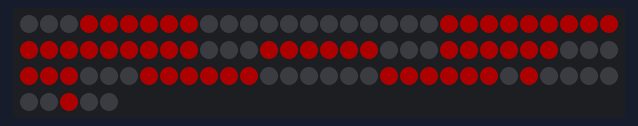
This sketch was run on a simulated ESP8266 (NodeMCU). Parts: 95 RGB LEDs in strip order, left to right, continuing on the next row. Dim RGB values are drawn brighter than linear; WiFi joins after 1.5 s; servers stay silent unless stated; network time is answered at once with the bench clock; the local clock reads 2024-03-15 10:24:30 at power-on unless the sketch sets it.

Above: at 1.6 s.

The sketch:

clock_disp_part2.ino
```cpp
#include <ESP8266WiFi.h>
#include <NTPClient.h>
#include <WiFiUdp.h>
#include <Adafruit_NeoPixel.h>
#define PIN 13
#define NUMPIXELS 95

const char *ssid     = "your wifi ssid";
const char *password = "your wifi password";

WiFiUDP ntpUDP;
NTPClient timeClient(ntpUDP, "pool.ntp.org");

int count = 0;
int period = 500;
unsigned long time_now = 0;
int state = 0;

Adafruit_NeoPixel pixels(NUMPIXELS, PIN, NEO_GRB + NEO_KHZ800);

const int digits[10][7] = {
  {1,2,3,4,5,6},        // 0
  {2,3},                // 1
  {1,2,7,5,4},          // 2
  {1,2,3,4,7},          // 3
  {2,3,6,7},            // 4
  {1,6,7,3,4},          // 5
  {3,4,5,6,7,1},        // 6
  {1,2,3},              // 7
  {1,2,3,4,5,6,7},      // 8
  {1,2,3,4,6,7}         // 9
};

// Length of each digit array
const int digitSize[10] = {
  6,  // 0
  2,  // 1
  5,  // 2
  5,  // 3
  4,  // 4
  5,  // 5
  6,  // 6
  3,  // 7
  7,  // 8
  6   // 9
};

void printDigit(int n, int d, int r, int g, int b) {
  if (n < 0 || n > 9) return;
  if (d < 0 || d > 3) return;
  for(int x=1;x<8;x++)
  {
    count = 0;
    for (int i = 0; i < digitSize[n]; i++)
    {
      if(x != digits[n][i])
      {
       count++;
      }
    }
    if(count!=digitSize[n])
    {
     for(int j=3*(x-1);j<(3*x);j++)
     {
      pixels.setPixelColor(j+(d*21), pixels.Color(r,g,b));
     // delay(1);
     }
    }
    else
    {
     for(int j=3*(x-1);j<(3*x);j++)
     {
       pixels.setPixelColor(j+(d*21), pixels.Color(0,0,0));
       //delay(1);
     }
    }
  }
// delay(10);
 //pixels.show();
}

void clearDigit(int d)
{
  if (d < 0 || d > 3) return;
  for(int i=d*21;i<21+(d*21);i++)
  {
    pixels.setPixelColor(i, pixels.Color(0,0,0));
   // delay(1);
  }
  //delay(10);
 // pixels.show();
}

void disp2digit(unsigned int num,bool sel,uint8_t r,uint8_t g,uint8_t b)
{
  if(num>99)return;
  if(num<10)
  {
    if(sel == false)
    {
    clearDigit(0);
    printDigit(num,1,r,g,b);
    }
    else if(sel == true)
    {
    clearDigit(2);
    printDigit(num,3,r,g,b);
    }
  }
  else
  {
    unsigned int tp = num/10; //get tens place digit
    unsigned int up = num - (tp*10);//get units place digit
    if(sel == false)
    {
      printDigit(tp,0,r,g,b);
      printDigit(up,1,r,g,b);
    }
    else if(sel == true)
    {
      printDigit(tp,2,r,g,b);
      printDigit(up,3,r,g,b);
    }
  }
}

void secblink(int con,uint8_t r,uint8_t g,uint8_t b)
{
  for(int i=93;i<95;i++)
  {
     pixels.setPixelColor(i, pixels.Color(r*con,g*con,b*con));
  }
  pixels.show();
}

int setampm(int hr,uint8_t r,uint8_t g,uint8_t b)
{
  int fhr;
  if(hr>=12)
  {
    fhr = hr-12;
    if(fhr == 0)//to display 12 for 12PM
    {
      fhr = 12;
    }
    pixels.setPixelColor(91, pixels.Color(r,g,b));//pm led
    pixels.setPixelColor(92, pixels.Color(0,0,0));
  }
  else
  {
    pixels.setPixelColor(92, pixels.Color(r,g,b)); //am led
    pixels.setPixelColor(91, pixels.Color(0,0,0));
    if(hr==0)//to display 12 for 12AM
    {
      fhr = 12;
    }
    else
    {
      fhr = hr;
    }
  }
   return fhr;
}

void dispday(int day_no, uint8_t r,uint8_t g,uint8_t b)
{
  int wd = 90-day_no;
  for(int i=84;i<91;i++){
    if(i==wd)
    {
     pixels.setPixelColor(i, pixels.Color(r,g,b));
    }
    else
    {
     pixels.setPixelColor(i, pixels.Color(0,0,0));
    }
  }
}

void setup() {
 pixels.begin();
 //Serial.begin(115200);
// Serial.print("Connecting to ");
 //Serial.println(ssid);
 WiFi.begin(ssid, password);
 while (WiFi.status() != WL_CONNECTED) {
    secblink(1,0,0,50);
    delay(250);
    secblink(0,0,0,50);
    delay(250);
 }
 timeClient.begin();
 timeClient.setTimeOffset(19800);// gmtofset of india
}

void loop()
{
  timeClient.update();
//  if(millis() >= time_now + period){
//     time_now += period;
//     state = !state;
//     secblink(state,50,0,0);
//  }

  int h = timeClient.getHours();
  disp2digit(setampm(h,50,0,0),false,50,0,0);

  int m = timeClient.getMinutes();
  disp2digit(m,true,50,0,0);

  int d = timeClient.getDay();
  dispday(d,50,0,0);

  if(WiFi.status() != WL_CONNECTED)
  {
    secblink(0,0,0,50);
    delay(500);
    secblink(1,0,0,50);
    delay(500);
  }
  else
  {
    secblink(0,50,0,0);
    delay(500);
    secblink(1,50,0,0);
    delay(500);
  }
}
```
